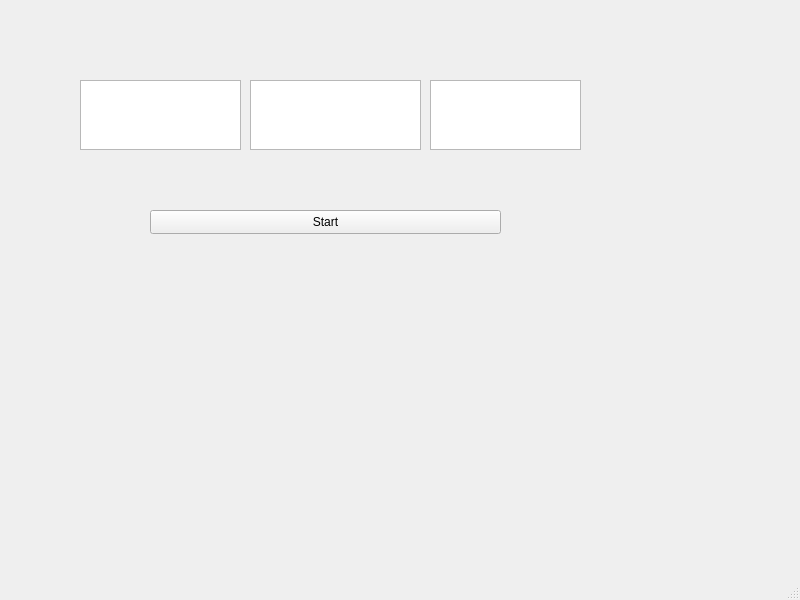
<?xml version="1.0" encoding="UTF-8"?>
<ui version="4.0">
 <class>MainWindow</class>
 <widget class="QMainWindow" name="MainWindow">
  <property name="geometry">
   <rect>
    <x>0</x>
    <y>0</y>
    <width>800</width>
    <height>600</height>
   </rect>
  </property>
  <property name="windowTitle">
   <string>MainWindow</string>
  </property>
  <widget class="QWidget" name="centralwidget">
   <widget class="QTextEdit" name="textEdit_hour">
    <property name="geometry">
     <rect>
      <x>80</x>
      <y>80</y>
      <width>161</width>
      <height>70</height>
     </rect>
    </property>
   </widget>
   <widget class="QTextEdit" name="textEdit_minute">
    <property name="geometry">
     <rect>
      <x>250</x>
      <y>80</y>
      <width>171</width>
      <height>70</height>
     </rect>
    </property>
   </widget>
   <widget class="QTextEdit" name="textEdit_seconds">
    <property name="geometry">
     <rect>
      <x>430</x>
      <y>80</y>
      <width>151</width>
      <height>70</height>
     </rect>
    </property>
   </widget>
   <widget class="QPushButton" name="start">
    <property name="geometry">
     <rect>
      <x>150</x>
      <y>210</y>
      <width>351</width>
      <height>24</height>
     </rect>
    </property>
    <property name="text">
     <string>Start</string>
    </property>
   </widget>
  </widget>
  <widget class="QMenuBar" name="menubar">
   <property name="geometry">
    <rect>
     <x>0</x>
     <y>0</y>
     <width>800</width>
     <height>21</height>
    </rect>
   </property>
  </widget>
  <widget class="QStatusBar" name="statusbar"/>
 </widget>
 <resources/>
 <connections/>
</ui>
